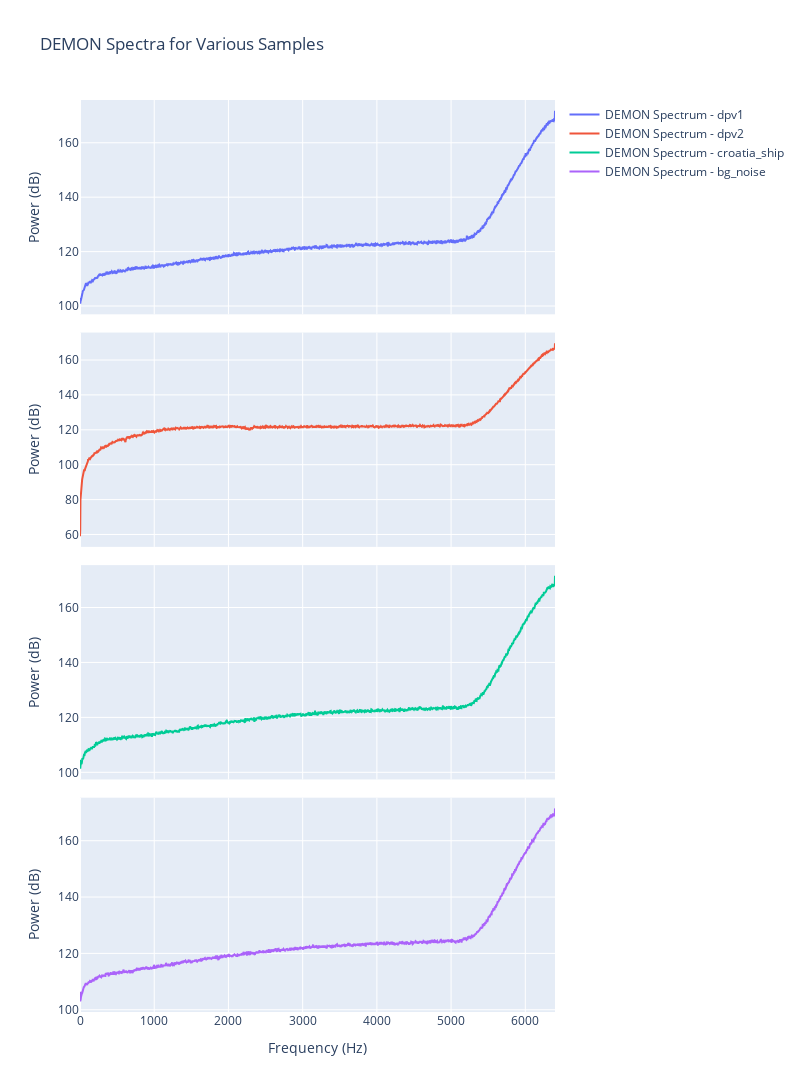

This figure's notebook cell:
### Code cell
demons = dict()

for i, name in enumerate(names):
    data = all_data[name]
    fs = fss[name]
    freqs, demon_spectrum = robust_demon_processor(data, fs, passband=(20, 20000), decimation_factor=10)
    demons[name] = demon_spectrum

fig = make_subplots(rows=len(names), shared_xaxes=True, vertical_spacing=0.02)
for i, name in enumerate(names):
    fig.add_trace(go.Scatter(x=freqs, y=demons[name], mode='lines', name=f'DEMON Spectrum - {name}'), row=i+1, col=1)

fig.update_layout(title='DEMON Spectra for Various Samples', height=300*len(names), width=800)
fig.update_xaxes(title_text='Frequency (Hz)', row=len(names), col=1)
fig.update_yaxes(title_text='Power (dB)')
fig.show()

### Figure 1 — Plotly figure (JSON) as saved in the notebook; plotly's stock layout.template omitted (floating-point values rounded to 4 significant figures; data arrays with more than 128 entries replaced by an {"elided": "..."} marker saying what was removed)
{"data": [{"mode": "lines", "name": "DEMON Spectrum - dpv1", "type": "scatter", "x": {"elided": "2049 float values"}, "xaxis": "x", "y": {"elided": "2049 float values"}, "yaxis": "y"}, {"mode": "lines", "name": "DEMON Spectrum - dpv2", "type": "scatter", "x": {"elided": "2049 float values"}, "xaxis": "x2", "y": {"elided": "2049 float values"}, "yaxis": "y2"}, {"mode": "lines", "name": "DEMON Spectrum - croatia_ship", "type": "scatter", "x": {"elided": "2049 float values"}, "xaxis": "x3", "y": {"elided": "2049 float values"}, "yaxis": "y3"}, {"mode": "lines", "name": "DEMON Spectrum - bg_noise", "type": "scatter", "x": {"elided": "2049 float values"}, "xaxis": "x4", "y": {"elided": "2049 float values"}, "yaxis": "y4"}], "layout": {"height": 1200, "title": {"text": "DEMON Spectra for Various Samples"}, "width": 800, "xaxis": {"anchor": "y", "domain": [0, 1], "matches": "x4", "showticklabels": false}, "xaxis2": {"anchor": "y2", "domain": [0, 1], "matches": "x4", "showticklabels": false}, "xaxis3": {"anchor": "y3", "domain": [0, 1], "matches": "x4", "showticklabels": false}, "xaxis4": {"anchor": "y4", "domain": [0, 1], "title": {"text": "Frequency (Hz)"}}, "yaxis": {"anchor": "x", "domain": [0.765, 1.0], "title": {"text": "Power (dB)"}}, "yaxis2": {"anchor": "x2", "domain": [0.51, 0.745], "title": {"text": "Power (dB)"}}, "yaxis3": {"anchor": "x3", "domain": [0.255, 0.49], "title": {"text": "Power (dB)"}}, "yaxis4": {"anchor": "x4", "domain": [0, 0.235], "title": {"text": "Power (dB)"}}}}
